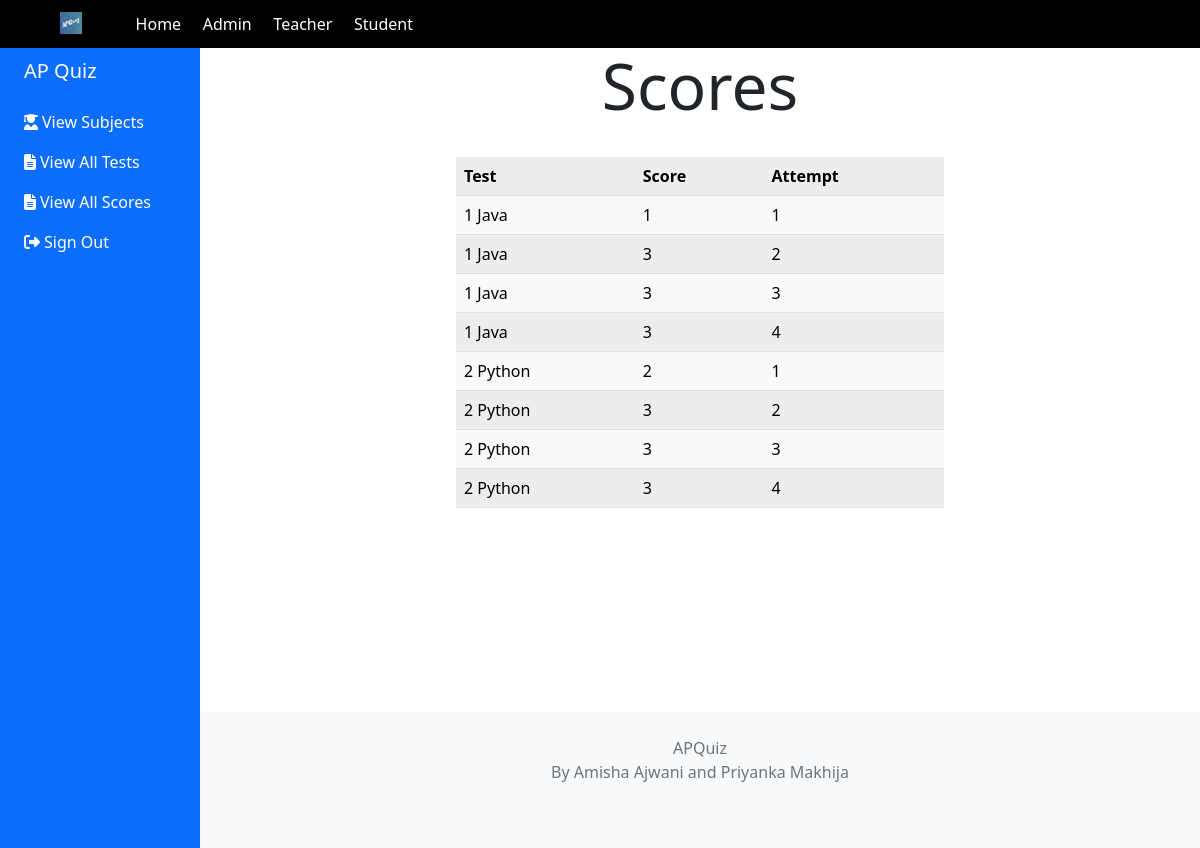
The page /student/viewScores/ (signed in) on the database its author committed.
### quiz/models.py (models this page shows, shortened)
class Score(models.Model):
    test = models.ForeignKey(Test,on_delete=models.DO_NOTHING,null=True)
    student = models.ForeignKey(Student,on_delete=models.CASCADE,null=True)
    score = models.IntegerField()
    attempt = models.IntegerField(default=1)

class Test(models.Model):
    subject = models.ForeignKey(Subject,on_delete=models.CASCADE)
    teacher = models.ForeignKey(Teacher,on_delete=models.DO_NOTHING,null=True)
    testTag = models.CharField(max_length=1000,blank=True,null=True)
    testDescription = models.CharField(max_length=1000,blank=True,null=True)
    @property
    def subjectName(self):
        return str(self.subject)
    def __str__(self):
        return str(self.id)+" "+self.subjectName

class Subject(models.Model):
    subName = models.CharField(max_length=1000)
    def __str__(self):
        return self.subName

### student/views.py (the view)
# urls.py: path('viewScores/',views.viewScores),
@login_required(login_url="/student/login")
@user_passes_test(is_student)
def viewScores(request):
    s = Score.objects.filter(student= Student.objects.get(user=request.user))
    return render(request,'student/student_viewScores.html',{"scores":s})

### student/views.py (called while the page is built)
def is_student(user):
    return user.groups.filter(name='STUDENT').exists()

### templates/student/student_viewScores.html (shortened to what this page needs)
{% extends 'quiz/base.html' %}
{% block heading %}Scores{% endblock %}
{% block dashboardItem1Icon %}fas fa-user-graduate{% endblock %}
{% block dashboardItem2Icon %}fas fa-file-alt{% endblock %}
{% block dashboardItem3Icon %}fas fa-file-alt{% endblock %}
{% block dashboardItem4Icon %}fas fa-sign-out-alt{% endblock %}
{% block dashboardItem1 %}View Subjects{% endblock %}
{% block dashboardItem2 %}View All Tests{% endblock %}
{% block dashboardItem3 %}View All Scores{% endblock %}
{% block dashboardItem4 %}Sign Out{% endblock %}
{% block dashboardItem1Link %}/student/viewSubjects{% endblock %}
{% block dashboardItem2Link %}/student/viewTests{% endblock %}
{% block dashboardItem3Link %}/student/viewScores{% endblock %}
{% block dashboardItem4Link %}/logout/{% endblock %}
{% load crispy_forms_tags %}
{% block content %}
<center>
<table  class="table table-light table-striped w-50">
    <tr>
    <th>Test</th>
    <th>Score</th>
    <th>Attempt</th>
</tr>
{% for score in scores %}
<tr>
    <td>{{score.test}}</td>
    <td>{{score.score}}</td>
    <td>{{score.attempt}}</td>
</tr>
{% endfor %}
</table>
</center>
{% endblock %}

### templates/quiz/base.html (shortened to what this page needs)
{% load custom_tags %}
{% load static %}
<html>
    <head>
        <link rel="stylesheet" href="{% static 'css/style.css' %}">
        <link href="https://cdn.jsdelivr.net/npm/bootstrap@5.0.0/dist/css/bootstrap.min.css" rel="stylesheet">
    </head>
    <body>
       <div class="navigation" id="navigation">
            <img src="{% static 'img/logo.png' %}">
            <a href="/">Home</a>
            <a href="/ap/login">Admin</a>
            <a href="/teacher/login">Teacher</a>
            <a href="/student/login">Student</a>
        </div>
        <div class="container-fluid overflow-hidden">
            <div class="row vh-100 overflow-auto">
                <div class="col-12 col-sm-3 col-xl-2 px-sm-2 px-0 bg-primary d-flex sticky-top">
                    <div class="d-flex flex-sm-column flex-row flex-grow-1 align-items-center align-items-sm-start px-3 pt-2 text-white">
                        <a href="/" class="d-flex align-items-center pb-sm-3 mb-md-0 me-md-auto text-white text-decoration-none">
                            <span class="fs-5">AP<span class="d-none d-sm-inline"> Quiz</span></span>
                        </a>
                        <ul class="nav nav-pills flex-sm-column flex-row flex-nowrap flex-shrink-1 flex-sm-grow-0 flex-grow-1 mb-sm-auto mb-0 justify-content-center align-items-center align-items-sm-start" id="menu">
                            <li class="nav-item">
                                <a href="{% block dashboardItem1Link %}{% endblock %}" class="nav-link px-sm-0 px-2 text-white text-decoration-none">
                                    <i class="{% block dashboardItem1Icon %}{% endblock %}"></i><span class="ms-1 d-none d-sm-inline">{% block dashboardItem1 %}{% endblock %}</span>
                                </a>
                            </li>
                            <li>
                                <a href="{% block dashboardItem2Link %}{% endblock %}" class="nav-link px-sm-0 px-2 text-white text-decoration-none">
                                    <i class="{% block dashboardItem2Icon %}{% endblock %}"></i><span class="ms-1 d-none d-sm-inline">{% block dashboardItem2 %}{% endblock %}</span> </a>
                            </li>
                            <li>
                                <a href="{% block dashboardItem3Link %}{% endblock %}" class="nav-link px-sm-0 px-2 text-white text-decoration-none">
                                    <i class="{% block dashboardItem3Icon %}{% endblock %}"></i><span class="ms-1 d-none d-sm-inline">{% block dashboardItem3 %}{% endblock %}</span></a>
                            </li>
                            <li>
                                <a href="{% block dashboardItem4Link %}{% endblock %}" class="nav-link px-sm-0 px-2 text-white text-decoration-none">
                                    <i class="{% block dashboardItem4Icon %}{% endblock %}"></i><span class="ms-1 d-none d-sm-inline">{% block dashboardItem4 %}{% endblock %}</span></a>
                            </li>
                            <li>
                                <a href="{% block dashboardItem5Link %}{% endblock %}" class="nav-link px-sm-0 px-2 text-white text-decoration-none">
                                    <i class="{% block dashboardItem5Icon %}{% endblock %}"></i> </a>
                            </li>
                            <li>
                                <a href="{% block dashboardItem6Link %}{% endblock %}" class="nav-link px-sm-0 px-2 text-white text-decoration-none">
                                    <i class="{% block dashboardItem6Icon %}{% endblock %}"></i> </a>
                            </li>
                            <li>
                                <a href="{% block dashboardItem7Link %}{% endblock %}" class="nav-link px-sm-0 px-2 text-white text-decoration-none">
                                    <i class="{% block dashboardItem7Icon %}{% endblock %}"></i> </a>
                            </li>
                        </ul>
                    </div>
                </div>
                <div class="col d-flex flex-column h-sm-100">
                    <main class="row overflow-auto">
                        <h3 class="display-3" style="text-align:center">{% block heading %}{% endblock %}</h3>
                        <div class="col pt-4">
                            {% block content %}{% endblock %}
                        </div>
                    </main>
                   <footer class="row bg-light text-center text-white py-4 mt-auto">
                 <br>
                    <div class="container">
                        <div class="row">
                            <div class="col-md-12 col-sm-12">
                                <div  class="wow fadeInUp footer-copyright text-muted">
                                    <p>APQuiz <br> By Amisha Ajwani and Priyanka Makhija </p><br>
                                </div>
                            </div>
                        </div>
                    </div>
                </footer>
                </div>
            </div>
        </div>
    </body>
</html>

### static/css/style.css (style rules this page uses)
body { margin: 0px; padding: 0px; overflow-x: hidden; }
.navigation { padding:1%; overflow:hidden; padding-left: 5%; padding-right: 5%; background-color: black; text-align: center; }
.navigation a { float:left; color:white; padding-right: 2%; text-decoration: none; }
::placeholder { color: white; }
.navigation img { padding-right:5%; float: left; width: 7%; }
.row:after { content: ""; display: table; clear: both; }
body { background:#F5F5F5; margin-top:20px; }
.text-muted { color: #8492a6 !important; }

### rows shown on the page
Score: test "1 Java", score "1", attempt "1"
Score: test "1 Java", score "3", attempt "2"
Score: test "1 Java", score "3", attempt "3"
Score: test "1 Java", score "3", attempt "4"
Score: test "2 Python", score "2", attempt "1"
Score: test "2 Python", score "3", attempt "2"
Score: test "2 Python", score "3", attempt "3"
Score: test "2 Python", score "3", attempt "4"
